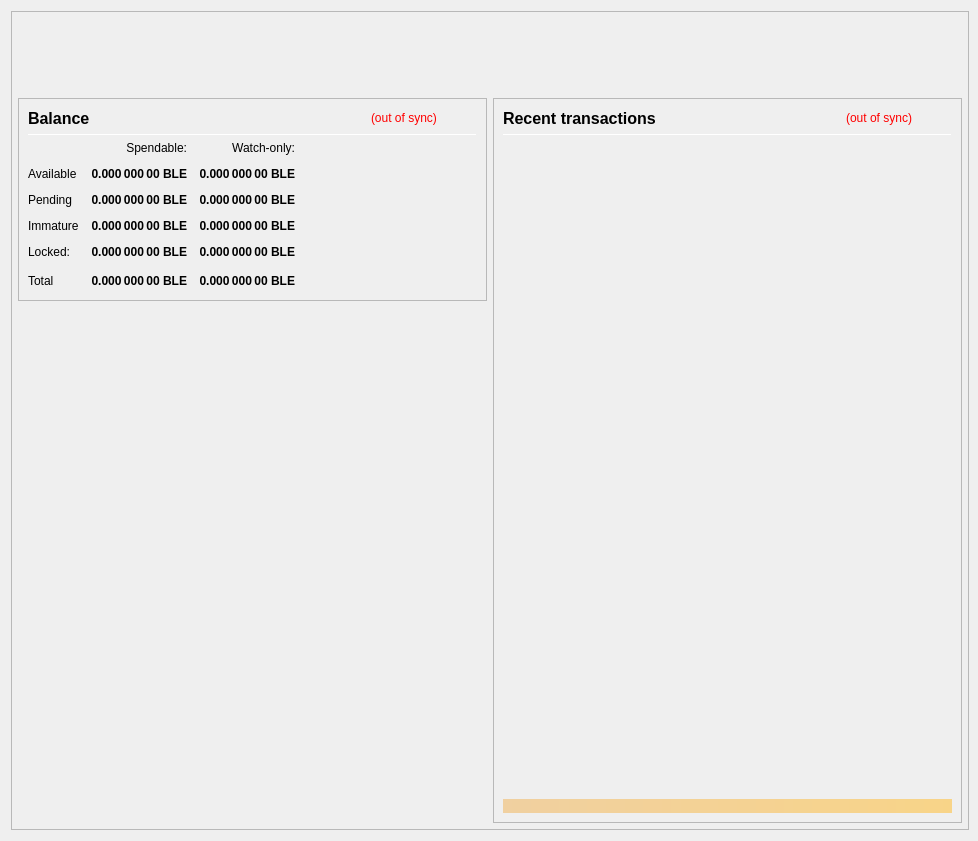
<?xml version="1.0" encoding="UTF-8"?>
<ui version="4.0">
 <class>OverviewPage</class>
 <widget class="QWidget" name="OverviewPage">
  <property name="geometry">
   <rect>
    <x>0</x>
    <y>0</y>
    <width>978</width>
    <height>841</height>
   </rect>
  </property>
  <property name="minimumSize">
   <size>
    <width>960</width>
    <height>682</height>
   </size>
  </property>
  <property name="font">
   <font>
    <weight>50</weight>
    <bold>false</bold>
   </font>
  </property>
  <property name="windowTitle">
   <string>Form</string>
  </property>
  <layout class="QVBoxLayout" name="topLayout" stretch="0">
   <property name="rightMargin">
    <number>9</number>
   </property>
   <item>
    <widget class="QFrame" name="frame_BG">
     <property name="minimumSize">
      <size>
       <width>850</width>
       <height>610</height>
      </size>
     </property>
     <property name="maximumSize">
      <size>
       <width>16777215</width>
       <height>16777215</height>
      </size>
     </property>
     <property name="frameShape">
      <enum>QFrame::StyledPanel</enum>
     </property>
     <property name="frameShadow">
      <enum>QFrame::Raised</enum>
     </property>
     <layout class="QVBoxLayout" name="verticalLayout_3" stretch="0">
      <property name="leftMargin">
       <number>0</number>
      </property>
      <property name="topMargin">
       <number>0</number>
      </property>
      <property name="rightMargin">
       <number>0</number>
      </property>
      <property name="bottomMargin">
       <number>6</number>
      </property>
      <item>
       <layout class="QVBoxLayout" name="verticalLayout_Master" stretch="0,1">
        <property name="leftMargin">
         <number>0</number>
        </property>
        <property name="topMargin">
         <number>0</number>
        </property>
        <property name="rightMargin">
         <number>0</number>
        </property>
        <property name="bottomMargin">
         <number>0</number>
        </property>
        <item>
         <widget class="QFrame" name="frame_Header">
          <layout class="QVBoxLayout" name="verticalLayout_Header" stretch="0">
           <property name="leftMargin">
            <number>0</number>
           </property>
           <property name="topMargin">
            <number>0</number>
           </property>
           <property name="rightMargin">
            <number>0</number>
           </property>
           <property name="bottomMargin">
            <number>0</number>
           </property>
           <item>
            <layout class="QHBoxLayout" name="horizontalLayout_Header" stretch="0,1,0">
             <property name="spacing">
              <number>6</number>
             </property>
             <item>
              <widget class="QWidget" name="widAds" native="true">
               <layout class="QVBoxLayout" name="verticalLayout">
                <property name="leftMargin">
                 <number>15</number>
                </property>
                <property name="topMargin">
                 <number>10</number>
                </property>
                <property name="bottomMargin">
                 <number>10</number>
                </property>
                <item>
                 <widget class="QLabel" name="label_ad_title">
                  <property name="font">
                   <font>
                    <pointsize>13</pointsize>
                    <weight>75</weight>
                    <italic>false</italic>
                    <bold>true</bold>
                   </font>
                  </property>
                  <property name="text">
                   <string/>
                  </property>
                 </widget>
                </item>
                <item>
                 <widget class="QLabel" name="label_ad_description">
                  <property name="text">
                   <string/>
                  </property>
                 </widget>
                </item>
                <item>
                 <widget class="QLabel" name="label_ad_link">
                  <property name="minimumSize">
                   <size>
                    <width>450</width>
                    <height>0</height>
                   </size>
                  </property>
                  <property name="text">
                   <string/>
                  </property>
                  <property name="openExternalLinks">
                   <bool>true</bool>
                  </property>
                 </widget>
                </item>
               </layout>
              </widget>
             </item>
             <item>
              <spacer name="horizontalSpacer_Header">
               <property name="orientation">
                <enum>Qt::Horizontal</enum>
               </property>
               <property name="sizeHint" stdset="0">
                <size>
                 <width>40</width>
                 <height>20</height>
                </size>
               </property>
              </spacer>
             </item>
             <item>
              <widget class="QLabel" name="labelOverviewHeaderRight">
               <property name="minimumSize">
                <size>
                 <width>464</width>
                 <height>60</height>
                </size>
               </property>
               <property name="maximumSize">
                <size>
                 <width>16777215</width>
                 <height>60</height>
                </size>
               </property>
               <property name="font">
                <font>
                 <pointsize>14</pointsize>
                </font>
               </property>
               <property name="text">
                <string/>
               </property>
               <property name="alignment">
                <set>Qt::AlignRight|Qt::AlignTrailing|Qt::AlignVCenter</set>
               </property>
              </widget>
             </item>
            </layout>
           </item>
          </layout>
         </widget>
        </item>
        <item>
         <widget class="QFrame" name="frame_Content">
          <layout class="QVBoxLayout" name="verticalLayout_Content">
           <property name="leftMargin">
            <number>6</number>
           </property>
           <property name="topMargin">
            <number>0</number>
           </property>
           <property name="rightMargin">
            <number>6</number>
           </property>
           <property name="bottomMargin">
            <number>0</number>
           </property>
           <item>
            <layout class="QHBoxLayout" name="horizontalLayout_Content" stretch="1,1">
             <property name="spacing">
              <number>6</number>
             </property>
             <item>
              <layout class="QVBoxLayout" name="verticalLayout_left" stretch="0,0">
               <item>
                <widget class="QFrame" name="frameBalances">
                 <property name="frameShape">
                  <enum>QFrame::StyledPanel</enum>
                 </property>
                 <property name="frameShadow">
                  <enum>QFrame::Raised</enum>
                 </property>
                 <layout class="QVBoxLayout" name="verticalLayout_4">
                  <item>
                   <layout class="QHBoxLayout" name="hlBalancesHeader" stretch="2,0,0">
                    <property name="spacing">
                     <number>6</number>
                    </property>
                    <item>
                     <widget class="QLabel" name="labelBalances">
                      <property name="minimumSize">
                       <size>
                        <width>0</width>
                        <height>0</height>
                       </size>
                      </property>
                      <property name="font">
                       <font>
                        <pointsize>12</pointsize>
                        <weight>75</weight>
                        <bold>true</bold>
                       </font>
                      </property>
                      <property name="text">
                       <string>Balance</string>
                      </property>
                     </widget>
                    </item>
                    <item>
                     <widget class="QLabel" name="labelWalletStatus">
                      <property name="cursor">
                       <cursorShape>WhatsThisCursor</cursorShape>
                      </property>
                      <property name="toolTip">
                       <string>The displayed information may be out of date. Your wallet automatically synchronizes with the Believe network after a connection is established, but this process has not completed yet.</string>
                      </property>
                      <property name="styleSheet">
                       <string notr="true">QLabel { color: red; }</string>
                      </property>
                      <property name="text">
                       <string notr="true">(out of sync)</string>
                      </property>
                      <property name="alignment">
                       <set>Qt::AlignLeading|Qt::AlignLeft|Qt::AlignVCenter</set>
                      </property>
                     </widget>
                    </item>
                    <item>
                     <spacer name="hsBalancesHeader">
                      <property name="orientation">
                       <enum>Qt::Horizontal</enum>
                      </property>
                      <property name="sizeHint" stdset="0">
                       <size>
                        <width>40</width>
                        <height>20</height>
                       </size>
                      </property>
                     </spacer>
                    </item>
                   </layout>
                  </item>
                  <item>
                   <widget class="Line" name="lineBalances">
                    <property name="minimumSize">
                     <size>
                      <width>0</width>
                      <height>1</height>
                     </size>
                    </property>
                    <property name="maximumSize">
                     <size>
                      <width>16777215</width>
                      <height>1</height>
                     </size>
                    </property>
                    <property name="orientation">
                     <enum>Qt::Horizontal</enum>
                    </property>
                   </widget>
                  </item>
                  <item>
                   <layout class="QGridLayout" name="gridLayout">
                    <property name="spacing">
                     <number>12</number>
                    </property>
                    <item row="0" column="1">
                     <widget class="QLabel" name="labelSpendable">
                      <property name="text">
                       <string>Spendable:</string>
                      </property>
                      <property name="alignment">
                       <set>Qt::AlignRight|Qt::AlignTrailing|Qt::AlignVCenter</set>
                      </property>
                     </widget>
                    </item>
                    <item row="0" column="2">
                     <widget class="QLabel" name="labelWatchonly">
                      <property name="text">
                       <string>Watch-only:</string>
                      </property>
                      <property name="alignment">
                       <set>Qt::AlignRight|Qt::AlignTrailing|Qt::AlignVCenter</set>
                      </property>
                     </widget>
                    </item>
                    <item row="1" column="0">
                     <widget class="QLabel" name="labelAvailableText">
                      <property name="text">
                       <string>Available</string>
                      </property>
                      <property name="textInteractionFlags">
                       <set>Qt::NoTextInteraction</set>
                      </property>
                     </widget>
                    </item>
                    <item row="1" column="1">
                     <widget class="QLabel" name="labelAvailable">
                      <property name="font">
                       <font>
                        <weight>75</weight>
                        <bold>true</bold>
                       </font>
                      </property>
                      <property name="cursor">
                       <cursorShape>ArrowCursor</cursorShape>
                      </property>
                      <property name="toolTip">
                       <string>Your current spendable balance</string>
                      </property>
                      <property name="text">
                       <string notr="true">0.000 000 00 BLE</string>
                      </property>
                      <property name="alignment">
                       <set>Qt::AlignRight|Qt::AlignTrailing|Qt::AlignVCenter</set>
                      </property>
                      <property name="textInteractionFlags">
                       <set>Qt::NoTextInteraction</set>
                      </property>
                     </widget>
                    </item>
                    <item row="1" column="2">
                     <widget class="QLabel" name="labelWatchAvailable">
                      <property name="font">
                       <font>
                        <weight>75</weight>
                        <bold>true</bold>
                       </font>
                      </property>
                      <property name="cursor">
                       <cursorShape>ArrowCursor</cursorShape>
                      </property>
                      <property name="toolTip">
                       <string>Your current balance in watch-only addresses</string>
                      </property>
                      <property name="text">
                       <string notr="true">0.000 000 00 BLE</string>
                      </property>
                      <property name="alignment">
                       <set>Qt::AlignRight|Qt::AlignTrailing|Qt::AlignVCenter</set>
                      </property>
                      <property name="textInteractionFlags">
                       <set>Qt::NoTextInteraction</set>
                      </property>
                     </widget>
                    </item>
                    <item row="2" column="0">
                     <widget class="QLabel" name="labelPendingText">
                      <property name="text">
                       <string>Pending</string>
                      </property>
                      <property name="textInteractionFlags">
                       <set>Qt::NoTextInteraction</set>
                      </property>
                     </widget>
                    </item>
                    <item row="2" column="1">
                     <widget class="QLabel" name="labelPending">
                      <property name="font">
                       <font>
                        <weight>75</weight>
                        <bold>true</bold>
                       </font>
                      </property>
                      <property name="cursor">
                       <cursorShape>ArrowCursor</cursorShape>
                      </property>
                      <property name="toolTip">
                       <string>Total of transactions that have yet to be confirmed, and do not yet count toward the spendable balance</string>
                      </property>
                      <property name="text">
                       <string notr="true">0.000 000 00 BLE</string>
                      </property>
                      <property name="alignment">
                       <set>Qt::AlignRight|Qt::AlignTrailing|Qt::AlignVCenter</set>
                      </property>
                      <property name="textInteractionFlags">
                       <set>Qt::NoTextInteraction</set>
                      </property>
                     </widget>
                    </item>
                    <item row="2" column="2">
                     <widget class="QLabel" name="labelWatchPending">
                      <property name="font">
                       <font>
                        <weight>75</weight>
                        <bold>true</bold>
                       </font>
                      </property>
                      <property name="cursor">
                       <cursorShape>ArrowCursor</cursorShape>
                      </property>
                      <property name="toolTip">
                       <string>Unconfirmed transactions to watch-only addresses</string>
                      </property>
                      <property name="text">
                       <string notr="true">0.000 000 00 BLE</string>
                      </property>
                      <property name="alignment">
                       <set>Qt::AlignRight|Qt::AlignTrailing|Qt::AlignVCenter</set>
                      </property>
                      <property name="textInteractionFlags">
                       <set>Qt::NoTextInteraction</set>
                      </property>
                     </widget>
                    </item>
                    <item row="3" column="0">
                     <widget class="QLabel" name="labelImmatureText">
                      <property name="text">
                       <string>Immature</string>
                      </property>
                      <property name="textInteractionFlags">
                       <set>Qt::NoTextInteraction</set>
                      </property>
                     </widget>
                    </item>
                    <item row="3" column="1">
                     <widget class="QLabel" name="labelImmature">
                      <property name="font">
                       <font>
                        <weight>75</weight>
                        <bold>true</bold>
                       </font>
                      </property>
                      <property name="cursor">
                       <cursorShape>ArrowCursor</cursorShape>
                      </property>
                      <property name="toolTip">
                       <string>Staked or masternode rewards that has not yet matured</string>
                      </property>
                      <property name="text">
                       <string notr="true">0.000 000 00 BLE</string>
                      </property>
                      <property name="alignment">
                       <set>Qt::AlignRight|Qt::AlignTrailing|Qt::AlignVCenter</set>
                      </property>
                      <property name="textInteractionFlags">
                       <set>Qt::NoTextInteraction</set>
                      </property>
                     </widget>
                    </item>
                    <item row="3" column="2">
                     <widget class="QLabel" name="labelWatchImmature">
                      <property name="font">
                       <font>
                        <weight>75</weight>
                        <bold>true</bold>
                       </font>
                      </property>
                      <property name="cursor">
                       <cursorShape>ArrowCursor</cursorShape>
                      </property>
                      <property name="toolTip">
                       <string>Staked or masternode rewards in watch-only addresses that has not yet matured</string>
                      </property>
                      <property name="text">
                       <string notr="true">0.000 000 00 BLE</string>
                      </property>
                      <property name="alignment">
                       <set>Qt::AlignRight|Qt::AlignTrailing|Qt::AlignVCenter</set>
                      </property>
                      <property name="textInteractionFlags">
                       <set>Qt::NoTextInteraction</set>
                      </property>
                     </widget>
                    </item>
                    <item row="4" column="0">
                     <widget class="QLabel" name="labelLockedText">
                      <property name="toolTip">
                       <string>Locked BLE or Masternode collaterals.</string>
                      </property>
                      <property name="text">
                       <string>Locked:</string>
                      </property>
                     </widget>
                    </item>
                    <item row="4" column="1">
                     <widget class="QLabel" name="labelLocked">
                      <property name="font">
                       <font>
                        <weight>75</weight>
                        <bold>true</bold>
                       </font>
                      </property>
                      <property name="cursor">
                       <cursorShape>ArrowCursor</cursorShape>
                      </property>
                      <property name="toolTip">
                       <string>Locked BLE or Masternode collaterals.</string>
                      </property>
                      <property name="text">
                       <string notr="true">0.000 000 00 BLE</string>
                      </property>
                      <property name="alignment">
                       <set>Qt::AlignRight|Qt::AlignTrailing|Qt::AlignVCenter</set>
                      </property>
                      <property name="textInteractionFlags">
                       <set>Qt::NoTextInteraction</set>
                      </property>
                     </widget>
                    </item>
                    <item row="4" column="2">
                     <widget class="QLabel" name="labelWatchLocked">
                      <property name="font">
                       <font>
                        <weight>75</weight>
                        <bold>true</bold>
                       </font>
                      </property>
                      <property name="cursor">
                       <cursorShape>ArrowCursor</cursorShape>
                      </property>
                      <property name="toolTip">
                       <string>Current locked balance in watch-only addresses</string>
                      </property>
                      <property name="text">
                       <string notr="true">0.000 000 00 BLE</string>
                      </property>
                      <property name="alignment">
                       <set>Qt::AlignRight|Qt::AlignTrailing|Qt::AlignVCenter</set>
                      </property>
                      <property name="textInteractionFlags">
                       <set>Qt::NoTextInteraction</set>
                      </property>
                     </widget>
                    </item>
                    <item row="5" column="0">
                     <widget class="QLabel" name="labelTotalText">
                      <property name="text">
                       <string>Total</string>
                      </property>
                      <property name="textInteractionFlags">
                       <set>Qt::NoTextInteraction</set>
                      </property>
                     </widget>
                    </item>
                    <item row="5" column="1">
                     <widget class="QLabel" name="labelTotal">
                      <property name="font">
                       <font>
                        <weight>75</weight>
                        <bold>true</bold>
                       </font>
                      </property>
                      <property name="cursor">
                       <cursorShape>ArrowCursor</cursorShape>
                      </property>
                      <property name="toolTip">
                       <string>Your current total balance</string>
                      </property>
                      <property name="text">
                       <string notr="true">0.000 000 00 BLE</string>
                      </property>
                      <property name="alignment">
                       <set>Qt::AlignRight|Qt::AlignTrailing|Qt::AlignVCenter</set>
                      </property>
                      <property name="textInteractionFlags">
                       <set>Qt::NoTextInteraction</set>
                      </property>
                     </widget>
                    </item>
                    <item row="5" column="2">
                     <widget class="QLabel" name="labelWatchTotal">
                      <property name="font">
                       <font>
                        <weight>75</weight>
                        <bold>true</bold>
                       </font>
                      </property>
                      <property name="cursor">
                       <cursorShape>ArrowCursor</cursorShape>
                      </property>
                      <property name="toolTip">
                       <string>Current total balance in watch-only addresses</string>
                      </property>
                      <property name="text">
                       <string notr="true">0.000 000 00 BLE</string>
                      </property>
                      <property name="alignment">
                       <set>Qt::AlignRight|Qt::AlignTrailing|Qt::AlignVCenter</set>
                      </property>
                      <property name="textInteractionFlags">
                       <set>Qt::NoTextInteraction</set>
                      </property>
                     </widget>
                    </item>
                    <item row="5" column="3">
                     <spacer name="hsBalances">
                      <property name="orientation">
                       <enum>Qt::Horizontal</enum>
                      </property>
                      <property name="sizeHint" stdset="0">
                       <size>
                        <width>40</width>
                        <height>20</height>
                       </size>
                      </property>
                     </spacer>
                    </item>
                   </layout>
                  </item>
                 </layout>
                </widget>
               </item>
               <item>
                <spacer name="verticalSpacer">
                 <property name="orientation">
                  <enum>Qt::Vertical</enum>
                 </property>
                 <property name="sizeHint" stdset="0">
                  <size>
                   <width>20</width>
                   <height>40</height>
                  </size>
                 </property>
                </spacer>
               </item>
              </layout>
             </item>
             <item>
              <layout class="QVBoxLayout" name="verticalLayout_right" stretch="1">
               <item>
                <widget class="QFrame" name="frame_RecentTransactions">
                 <property name="minimumSize">
                  <size>
                   <width>0</width>
                   <height>0</height>
                  </size>
                 </property>
                 <property name="frameShape">
                  <enum>QFrame::StyledPanel</enum>
                 </property>
                 <property name="frameShadow">
                  <enum>QFrame::Raised</enum>
                 </property>
                 <layout class="QVBoxLayout" name="verticalLayout_1" stretch="0,0,0,0,0">
                  <item>
                   <layout class="QHBoxLayout" name="horizontalLayout_2" stretch="2,0,0">
                    <property name="spacing">
                     <number>3</number>
                    </property>
                    <item>
                     <widget class="QLabel" name="labelRecentTransactions">
                      <property name="minimumSize">
                       <size>
                        <width>0</width>
                        <height>20</height>
                       </size>
                      </property>
                      <property name="font">
                       <font>
                        <pointsize>12</pointsize>
                        <weight>75</weight>
                        <bold>true</bold>
                       </font>
                      </property>
                      <property name="text">
                       <string>Recent transactions</string>
                      </property>
                     </widget>
                    </item>
                    <item>
                     <widget class="QLabel" name="labelTransactionsStatus">
                      <property name="cursor">
                       <cursorShape>WhatsThisCursor</cursorShape>
                      </property>
                      <property name="toolTip">
                       <string>The displayed information may be out of date. Your wallet automatically synchronizes with the Believe network after a connection is established, but this process has not completed yet.</string>
                      </property>
                      <property name="styleSheet">
                       <string notr="true">QLabel { color: red; }</string>
                      </property>
                      <property name="text">
                       <string notr="true">(out of sync)</string>
                      </property>
                      <property name="alignment">
                       <set>Qt::AlignRight|Qt::AlignTrailing|Qt::AlignVCenter</set>
                      </property>
                     </widget>
                    </item>
                    <item>
                     <spacer name="horizontalSpacer">
                      <property name="orientation">
                       <enum>Qt::Horizontal</enum>
                      </property>
                      <property name="sizeHint" stdset="0">
                       <size>
                        <width>40</width>
                        <height>20</height>
                       </size>
                      </property>
                     </spacer>
                    </item>
                   </layout>
                  </item>
                  <item>
                   <widget class="Line" name="line">
                    <property name="minimumSize">
                     <size>
                      <width>0</width>
                      <height>1</height>
                     </size>
                    </property>
                    <property name="maximumSize">
                     <size>
                      <width>16777215</width>
                      <height>1</height>
                     </size>
                    </property>
                    <property name="orientation">
                     <enum>Qt::Horizontal</enum>
                    </property>
                   </widget>
                  </item>
                  <item>
                   <widget class="QListView" name="listTransactions">
                    <property name="minimumSize">
                     <size>
                      <width>0</width>
                      <height>0</height>
                     </size>
                    </property>
                    <property name="styleSheet">
                     <string notr="true">QListView { background: transparent; }</string>
                    </property>
                    <property name="frameShape">
                     <enum>QFrame::NoFrame</enum>
                    </property>
                    <property name="verticalScrollBarPolicy">
                     <enum>Qt::ScrollBarAlwaysOff</enum>
                    </property>
                    <property name="horizontalScrollBarPolicy">
                     <enum>Qt::ScrollBarAlwaysOff</enum>
                    </property>
                    <property name="selectionMode">
                     <enum>QAbstractItemView::NoSelection</enum>
                    </property>
                   </widget>
                  </item>
                  <item>
                   <spacer name="verticalSpacer_2">
                    <property name="orientation">
                     <enum>Qt::Vertical</enum>
                    </property>
                    <property name="sizeType">
                     <enum>QSizePolicy::Expanding</enum>
                    </property>
                    <property name="sizeHint" stdset="0">
                     <size>
                      <width>20</width>
                      <height>40</height>
                     </size>
                    </property>
                   </spacer>
                  </item>
                  <item>
                   <widget class="QLabel" name="labelAlerts">
                    <property name="maximumSize">
                     <size>
                      <width>16777215</width>
                      <height>16777215</height>
                     </size>
                    </property>
                    <property name="styleSheet">
                     <string notr="true">background-color: qlineargradient(x1: 0, y1: 0, x2: 1, y2: 0, stop:0 #F0D0A0, stop:1 #F8D488); color:#000000;</string>
                    </property>
                    <property name="text">
                     <string/>
                    </property>
                    <property name="wordWrap">
                     <bool>true</bool>
                    </property>
                    <property name="margin">
                     <number>3</number>
                    </property>
                   </widget>
                  </item>
                 </layout>
                </widget>
               </item>
              </layout>
             </item>
            </layout>
           </item>
          </layout>
         </widget>
        </item>
       </layout>
      </item>
     </layout>
    </widget>
   </item>
  </layout>
 </widget>
 <resources/>
 <connections/>
</ui>
